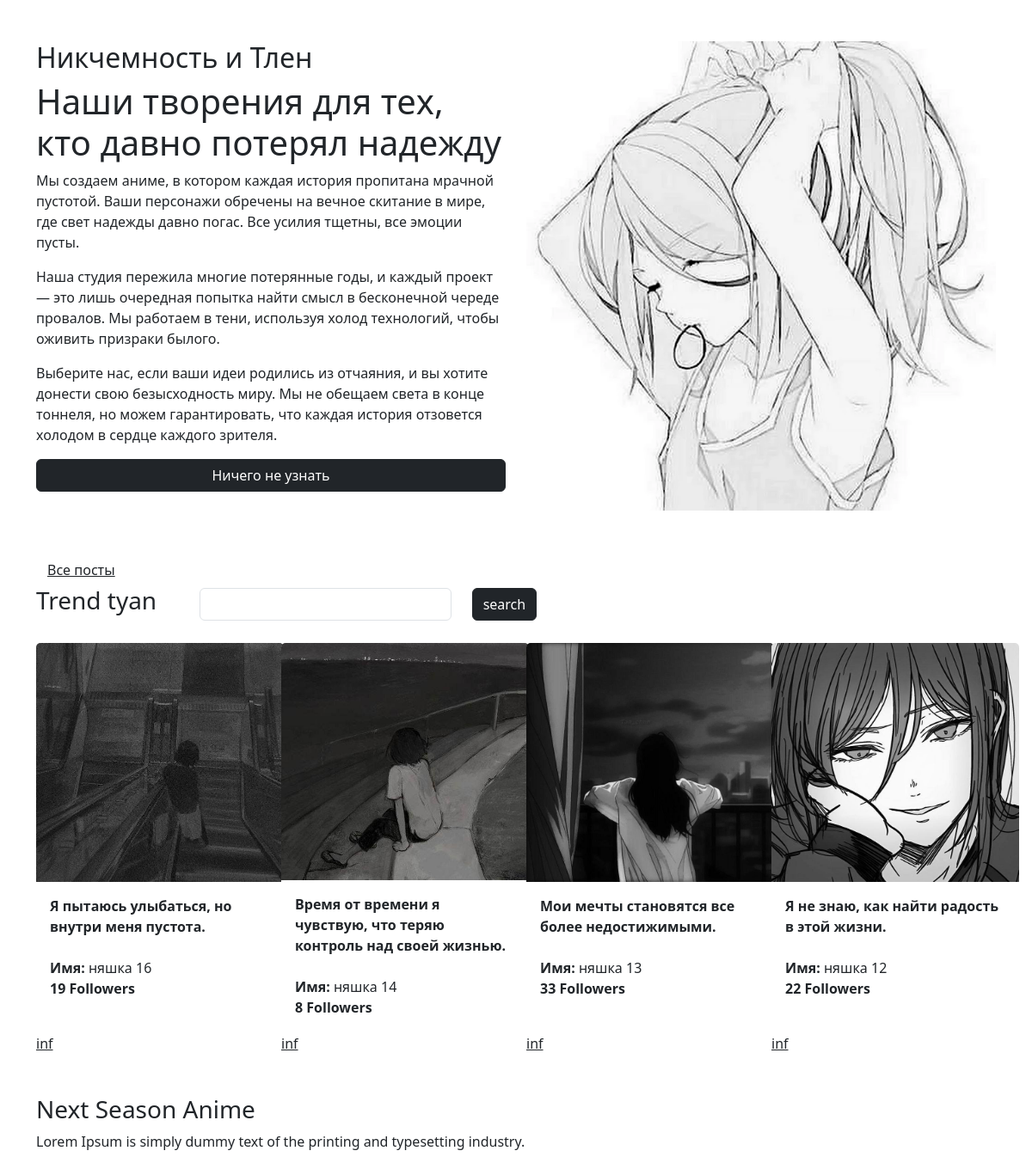
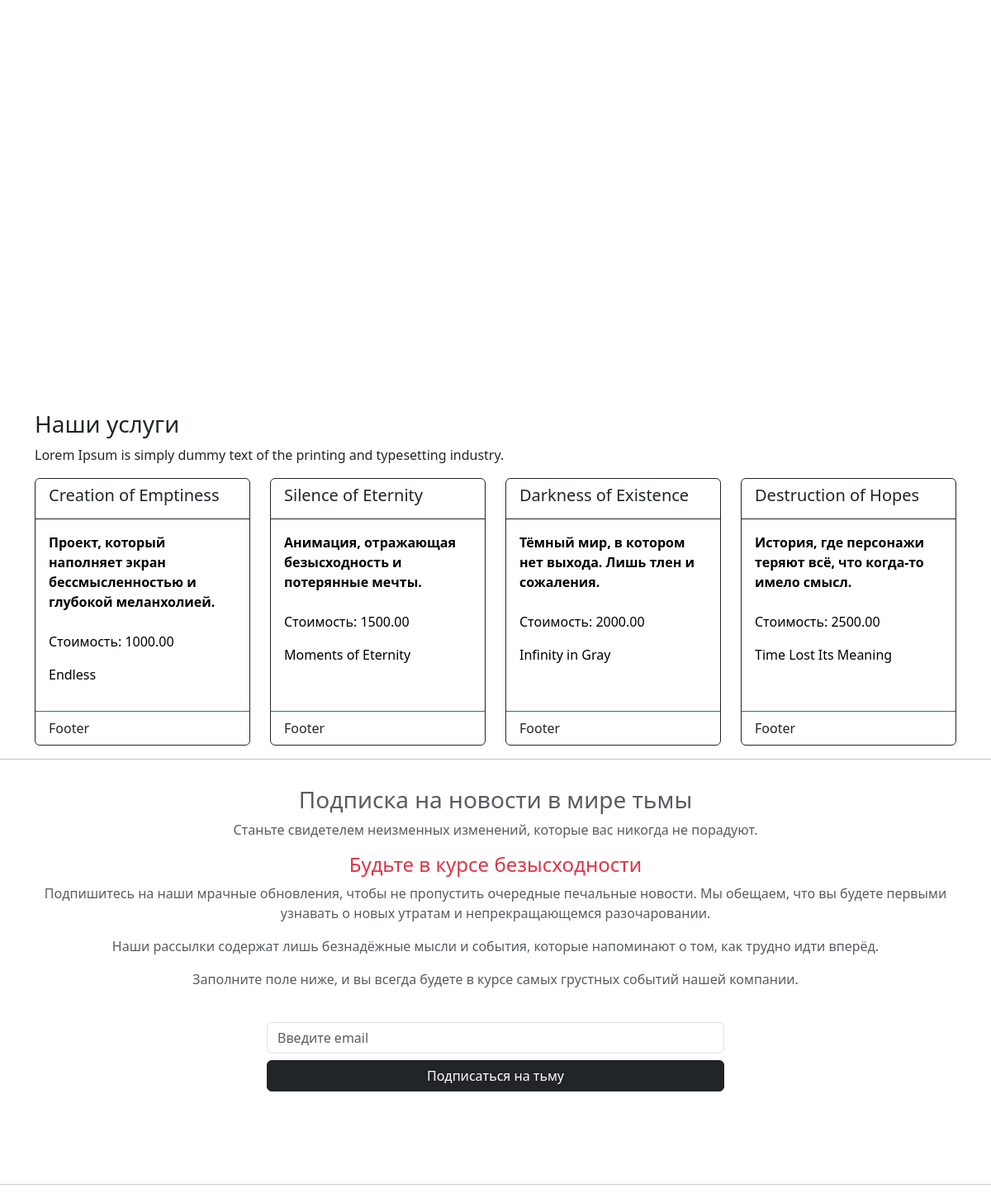
The page / on the database its author committed (2 pictures, top to bottom).
### tables this page shows
CREATE TABLE `posts` (
  `id` int UNSIGNED NOT NULL,
  `image` varchar(100) NOT NULL,
  `followers` int NOT NULL,
  `description` varchar(150) NOT NULL,
  `name_tyan` varchar(50) NOT NULL
);

CREATE TABLE `services` (
  `id` bigint UNSIGNED NOT NULL,
  `name` varchar(100) DEFAULT NULL,
  `description` text,
  `price` decimal(10,2) DEFAULT NULL,
  `duration` varchar(50) DEFAULT NULL
);

### index.php (the view, shortened to what this page needs)
<!DOCTYPE html>
<html lang="en">
<head>
    <link href="https://cdn.jsdelivr.net/npm/bootstrap@5.3.3/dist/css/bootstrap.min.css" rel="stylesheet"
>
</head>
<body>
<main>
    <div class="container my-5">
        <div class="row">
            <div class="col-md-6 mb-4 d-flex flex-column justify-content-center">
                <h2>Никчемность и Тлен</h2>
                <h1>Наши творения для тех, кто давно потерял надежду</h1>
                <p>Мы создаем аниме, в котором каждая история пропитана мрачной пустотой. Ваши персонажи обречены на
                    вечное
                    скитание в мире, где свет надежды давно погас. Все усилия тщетны, все эмоции пусты.</p>
                <p>Наша студия пережила многие потерянные годы, и каждый проект — это лишь очередная попытка найти смысл
                    в
                    бесконечной череде провалов. Мы работаем в тени, используя холод технологий, чтобы оживить призраки
                    былого.</p>
                <p>Выберите нас, если ваши идеи родились из отчаяния, и вы хотите донести свою безысходность миру. Мы не
                    обещаем света в конце тоннеля, но можем гарантировать, что каждая история отзовется холодом в сердце
                    каждого зрителя.</p>
                <button type="button" class="btn btn-dark" data-bs-toggle="modal" data-bs-target="#commentModal">
                    Ничего не узнать
                </button>
            </div>
            <div class="col-md-6">
                <img src="img/anime-start.png" alt="Anime" class="img-fluid" style="max-width: 100%; height: auto;">
            </div>
        </div>
    </div>
    <div class="container my-5">
        <a href="View/allPosts.php" class="btn btn-link text-dark">Все посты</a>
        <div class="row align-items-center align-center ">
            <div class="col-2">
                <h3>Trend tyan</h3>
            </div>
            <div class="col-4">
                <form method="post" action="controllers/search.php">
                    <div class="row">
                        <div class="col-10">
                            <input class="form-control" type="search" name="searchInput" id="searchInput">
                        </div>
                        <div class="col-2">
                            <button class="btn btn-dark" type="submit">search</button>
                        </div>
                    </div>
                </form>
            </div>
        </div>
        <div class="row mt-4">
            <?php
                require_once(__DIR__ . "/Model/dbConnection.php");
                $sql = "SELECT * FROM `posts` ORDER BY id DESC LIMIT 4";
                $query = $pdo->prepare($sql);
                $query->execute();
                $posts = $query->fetchAll(PDO::FETCH_ASSOC);
            ?>
            <?php foreach ($posts as $post) : ?>
                <div class="col-md-3">
                    <div class="card h-100" style="width: 18rem; border: none">
                        <img src="<?= $post['image'] ?>" class="card-img-top img-fluid" alt="..." style="height: 278px">
                        <div class="card-body h-100">
                            <div class="card-text h-100">
                                <div class="justify-content-center">
                                    <b><?= $post['description'] ?> <br></b> <br>
                                    <?= "<b>Имя: </b>" . $post['name_tyan'] ?> <br>
                                    <b><?= $post['followers'] ?> Followers</b>
                                </div>
                            </div>
                        </div>
                        <div>
                            <a class="text-dark" href="View/singleTrendTyan.php?tyan_id=<?=$post['id']?>">inf</a>
                        </div>
                    </div>
                </div>
            <?php endforeach; ?>
        </div>
    </div>
    <div class="container mb-5">
        <h3>Next Season Anime</h3>
        <p>Lorem Ipsum is simply dummy text of the printing and typesetting industry.</p>
        <div id="carouselExampleCaptions" class="carousel slide">
            <div class="carousel-indicators">
                <button type="button" data-bs-target="#carouselExampleCaptions" data-bs-slide-to="0" class="active"
                        aria-current="true" aria-label="Slide 1"></button>
                <button type="button" data-bs-target="#carouselExampleCaptions" data-bs-slide-to="1"
                        aria-label="Slide 2"></button>
                <button type="button" data-bs-target="#carouselExampleCaptions" data-bs-slide-to="2"
                        aria-label="Slide 3"></button>
                <button type="button" data-bs-target="#carouselExampleCaptions" data-bs-slide-to="3"
                        aria-label="Slide 4"></button>
            </div>
            <div class="carousel-inner">
                <div class="carousel-item active">
                    <img src="imgForslider/1.png" class="d-block w-100 img-fluid" alt="...">
                    <div class="carousel-caption d-none d-md-block">
                        <h5>First slide label</h5>
                        <p>Some representative placeholder content for the first slide.</p>
                    </div>
                </div>
            </div>
            <button class="carousel-control-prev" type="button" data-bs-target="#carouselExampleCaptions"
                    data-bs-slide="prev">
                <span class="carousel-control-prev-icon" aria-hidden="true"></span>
            </button>
            <button class="carousel-control-next" type="button" data-bs-target="#carouselExampleCaptions"
                    data-bs-slide="next">
                <span class="carousel-control-next-icon" aria-hidden="true"></span>
            </button>
        </div>
    </div>
    <div class="container mt-4">
        <?php
        $sql = "SELECT `id`, `name`, `description`, `price`, `duration` FROM `services`";
        $query = $pdo->prepare($sql);
        $query->execute();
        $services = $query->fetchAll(PDO::FETCH_ASSOC);
        ?>
        <h3>Наши услуги</h3>
        <p>Lorem Ipsum is simply dummy text of the printing and typesetting industry.</p>
        <div class="row">
            <?php foreach ($services as $service) : ?>
                <div class="col-md-3">
                    <div class="card border-dark mb-3 h-100" style="max-width: 18rem;">
                        <div class="card-header bg-transparent border-dark">
                            <h5 class="card-title"><?= $service['name'] ?></h5>
                        </div>
                        <div class="card-body text-black">
                            <b><p class="card-text"><?= $service['description'] ?></p></b> <br>
                            <p class="card-text">Стоимость: <?= $service['price'] ?></p>
                            <p class="card-text"><?= $service['duration'] ?></p>
                        </div>
                        <div class="card-footer bg-transparent border-success">Footer</div>
                    </div>
                </div>
            <?php endforeach; ?>
        </div>
    </div>
    <hr>
    <div class="container mb-5 p-3">
        <div class="text-center mb-5">
            <h3 class="text-muted">Подписка на новости в мире тьмы</h3>
            <p class="text-muted">Станьте свидетелем неизменных изменений, которые вас никогда не порадуют.</p>
            <div class="d-flex flex-column justify-content-center align-items-center text-center">
                <div class="mb-4">
                    <h4 class="text-danger">Будьте в курсе безысходности</h4>
                    <p class="text-muted">Подпишитесь на наши мрачные обновления, чтобы не пропустить очередные
                        печальные новости. Мы обещаем, что вы будете первыми узнавать о новых утратам и непрекращающемся
                        разочаровании.</p>
                    <p class="text-muted">Наши рассылки содержат лишь безнадёжные мысли и события, которые напоминают о
                        том, как трудно идти вперёд.</p>
                    <p class="text-muted">Заполните поле ниже, и вы всегда будете в курсе самых грустных событий нашей
                        компании.</p>
                </div>
                <div class="w-50">
                    <input type="email" name="email" id="emailField" placeholder="Введите email" class="form-control mb-2"
                           aria-label="Email для подписки">
                    <button onclick="" class="btn btn-dark w-100">Подписаться на тьму</button>
                </div>
            </div>
        </div>
    </div>
    <hr>
</main>

### Model/dbConnection.php (shortened to what this page needs)
<link href="https://cdn.jsdelivr.net/npm/bootstrap@5.3.3/dist/css/bootstrap.min.css" rel="stylesheet"
>

### rows shown on the page
posts: image (picture), description "Я пытаюсь улыбаться, но внутри меня пустота.", name_tyan "няшка 16", followers "19"
posts: image (picture), description "Время от времени я чувствую, что теряю контроль над своей жизнью.", name_tyan "няшка 14", followers "8"
posts: image (picture), description "Мои мечты становятся все более недостижимыми.", name_tyan "няшка 13", followers "33"
posts: image (picture), description "Я не знаю, как найти радость в этой жизни.", name_tyan "няшка 12", followers "22"
services: name "Creation of Emptiness", description "Проект, который наполняет экран бессмысленностью и глубокой меланхолией.", price "1000.00", duration "Endless"
services: name "Silence of Eternity", description "Анимация, отражающая безысходность и потерянные мечты.", price "1500.00", duration "Moments of Eternity"
services: name "Darkness of Existence", description "Тёмный мир, в котором нет выхода. Лишь тлен и сожаления.", price "2000.00", duration "Infinity in Gray"
services: name "Destruction of Hopes", description "История, где персонажи теряют всё, что когда-то имело смысл.", price "2500.00", duration "Time Lost Its Meaning"
